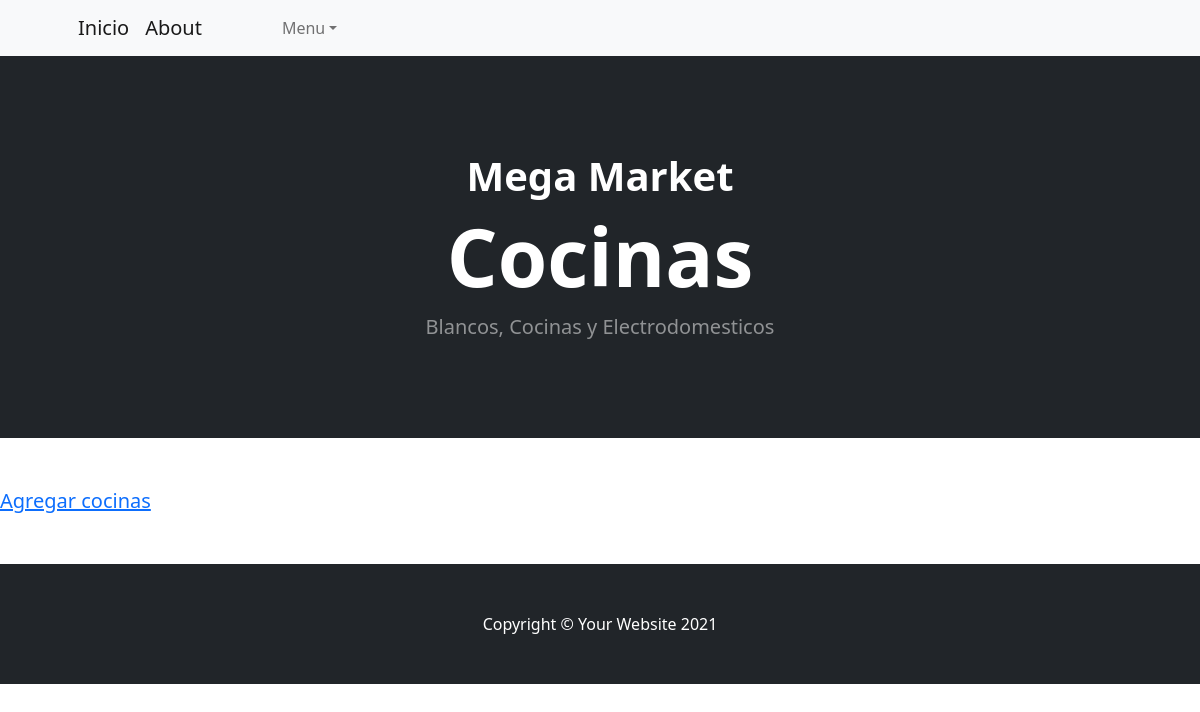
Before: /AppHogar/leerCocinas with the older database file.
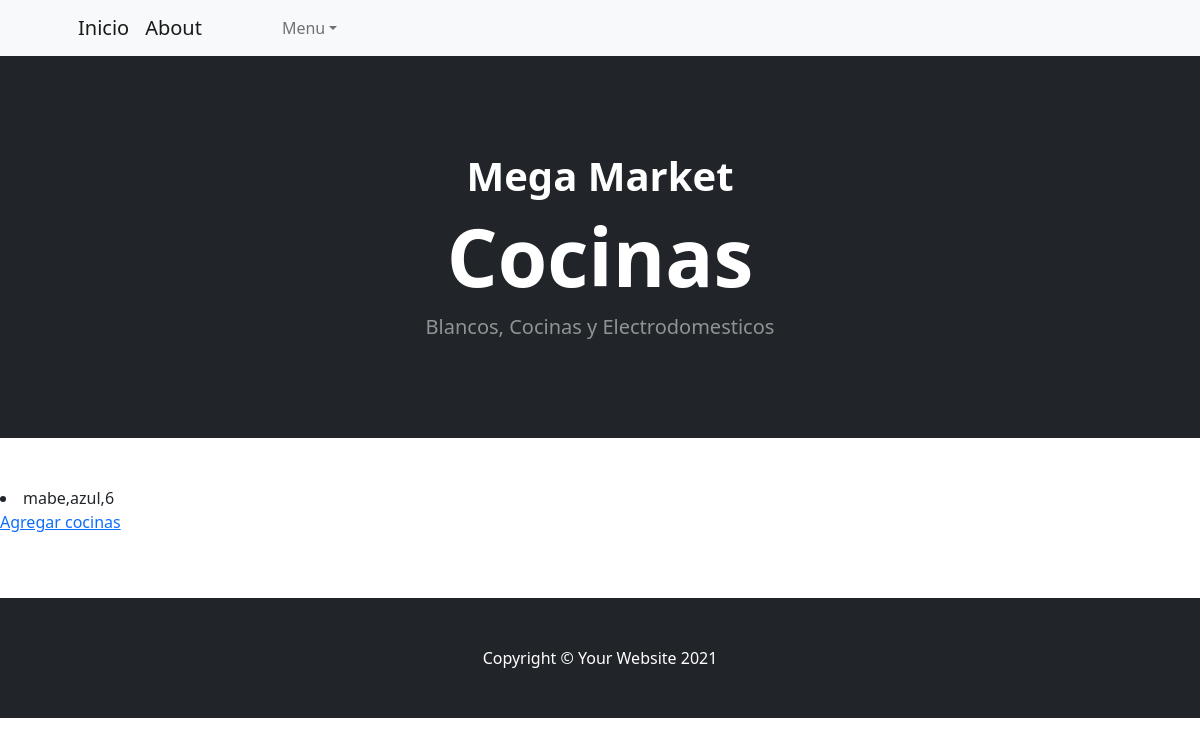
After: the same page with the newer database file.
### AppHogar/models.py (models this page shows)
class Cocinas(models.Model):
    marca = models.CharField(max_length=60)
    color = models.CharField(max_length=30)
    canti_hornallas = models.IntegerField()
    def __str__(self):
        return f"{self.marca},{self.color},{self.canti_hornallas}"

### AppHogar/views.py (the view)
# urls.py: path('leerCocinas', views.leerCocinas, name='LeerCocinas'),
def leerCocinas(request):
    cocinas = Cocinas.objects.all()
    dir =  {'cocinas': cocinas} #contexto
    return render(request, 'AppHogar/leerCocinas.html', dir)

### AppHogar/templates/AppHogar/leerCocinas.html (shortened to what this page needs)
{%extends "AppInicio/base.html"%}
{%load static%}
{%block head%}
<h1 class="display-6 fw-bolder">Mega Market</h1>
<h1 class="display-1 fw-bolder">Cocinas</h1>
<p class="lead fw-normal text-white-50 mb-0">Blancos, Cocinas y Electrodomesticos</p>
{%endblock%}
{%block contenido%}
   {%for c in cocinas %}
        <li>{{ c }}</li>
    {% endfor %}
    <a href="{% url 'CocinasForm' %}">Agregar cocinas </a>
{%endblock%}

Changed rows visible on the page:
added Cocinas: marca+color+canti_hornallas "mabe,azul,6"
